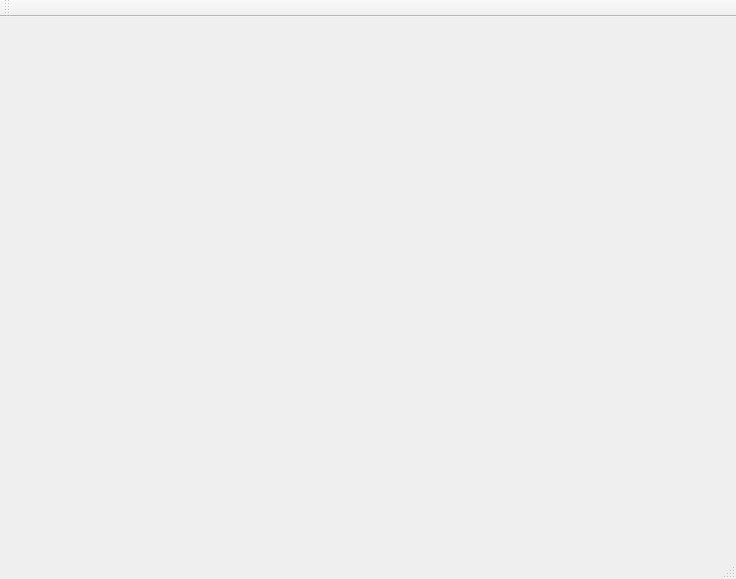
<?xml version="1.0" encoding="UTF-8"?>
<ui version="4.0">
 <class>mCamera</class>
 <widget class="QMainWindow" name="mCamera">
  <property name="geometry">
   <rect>
    <x>0</x>
    <y>0</y>
    <width>736</width>
    <height>579</height>
   </rect>
  </property>
  <property name="windowTitle">
   <string>mCamera</string>
  </property>
  <widget class="QWidget" name="centralWidget">
   <widget class="QLabel" name="label">
    <property name="geometry">
     <rect>
      <x>20</x>
      <y>20</y>
      <width>650</width>
      <height>480</height>
     </rect>
    </property>
    <property name="text">
     <string/>
    </property>
   </widget>
  </widget>
  <widget class="QMenuBar" name="menuBar">
   <property name="geometry">
    <rect>
     <x>0</x>
     <y>0</y>
     <width>736</width>
     <height>18</height>
    </rect>
   </property>
  </widget>
  <widget class="QToolBar" name="mainToolBar">
   <attribute name="toolBarArea">
    <enum>TopToolBarArea</enum>
   </attribute>
   <attribute name="toolBarBreak">
    <bool>false</bool>
   </attribute>
  </widget>
  <widget class="QStatusBar" name="statusBar"/>
 </widget>
 <layoutdefault spacing="6" margin="11"/>
 <resources/>
 <connections/>
</ui>
